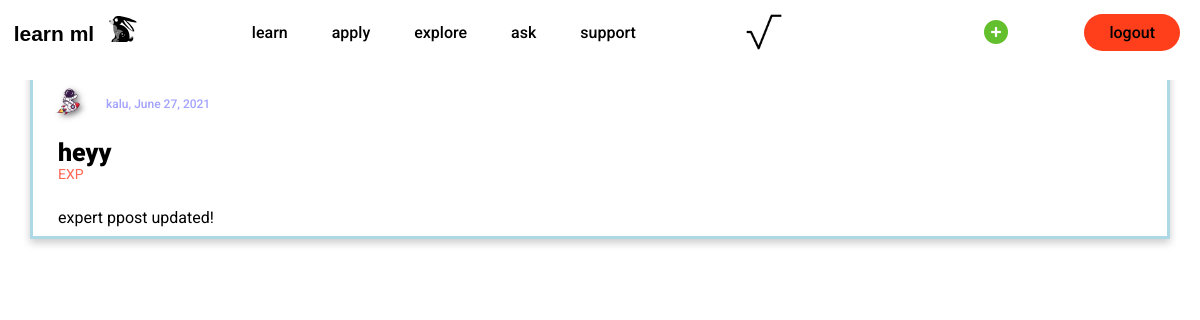
The page /explore/post/19/heyy/ (signed in) on the database its author committed.
### users/models.py (models this page shows, shortened)
class Profile(models.Model):
	user = models.OneToOneField(User, on_delete=models.CASCADE)
	image = models.ImageField(default='default.jpg', upload_to='profile_pics')

### explore/models.py (models this page shows, shortened)
class Post(models.Model):
	title = models.CharField(max_length=100)
	content = HTMLField()
	date_posted = models.DateTimeField(default=timezone.now)
	author = models.ForeignKey(User, on_delete=models.CASCADE)
	POST_AUDIENCE = [
        ('BEG', 'Beginner'),
        ('INT', 'Intermediate'),
        ('EXP', 'Expert'),
    ]
	audience = models.CharField(max_length=3, choices=POST_AUDIENCE, default='BEG',)
	likes = models.ManyToManyField(User, default=None, blank=True, related_name='likes')

### explore/views.py (the view)
# urls.py: path('post/<int:pk>/<title>/', PostDetailView.as_view(), name='post-detail'),
class PostDetailView(DetailView):
	model = Post

### explore/templates/explore/post_detail.html (shortened to what this page needs)
{% extends "explore/base.html" %}
{% block section %}
<section class="posts-section-d">
	<div class='scroll-div'>
		<input id='scroll_height' value="" disabled></input>
	</div>
	<div class="posts-content-d">
		<div class="post-card-detail-d">
			<div class="post-card-container-d", id="post-card-container-d">
				<div class="pic-name-date">
					<img class="small-prof-pic" src="{{ object.author.profile.image.url }}">
					<p class="post-author-and-date"><a class="post-author-and-date" href="{% url 'user-posts' post.author.username %}">{{ object.author }}, {{ object.date_posted|date:"N d, Y" }}</a></p>
				</div>
				<h2 class="post-title-link">{{ object.title }}</h2>
				<p class="post-audience">{{ object.audience }}</p>
				<div class=post-content-container>
					<p class="post-content">{{ object.content|safe }}</p>
				</div>
			</div>
		</div>
</section>
{% endblock section %}

### explore/templates/explore/base.html (shortened to what this page needs)
{% load static %}
<!DOCTYPE html>
	<head>
		<link rel="stylesheet" type="text/css" href="{% static 'css/explore_home.css' %}">
	</head>
	<body>
		<section>
			<header>
				<a href="/">
					<img class="logo" src="{% static 'images/logo.svg' %}" alt="logo">
				</a>
				<nav class="navbar">
					<ul class="nav_links">
						<li>
							<a href="/#down">learn</a>
						</li>
						<li>
							<a href="#">apply</a>
						</li>
						<li>
							<a href="/explore">explore</a>
						</li>
						<li>
							<a href="#">ask</a>
						</li>
						<li>
							<a href="#">support</a>
						</li>
					</ul>
				</nav>
				{% if user.is_authenticated %}
				<a class="cta" href="{% url 'profile' %}">
					<img class="round-account-img-p" src="{{ user.profile.image.url }}" alt="{{ user|make_list|first }}">
				</a>
				<a class="cta" href="{% url 'post-create' %}">
					<i id="post-create-link" class="fas fa-plus-circle"></i>
				</a>
				<a class="cta" href="{% url 'logout' %}">
					<button class="logoutButton">logout</button>
				</a>
				{% else %}
				<a class="cta" href="{% url 'login' %}">
					<button class="loginButton">login</button>
				</a>
				{% endif %}
			</header>
		</section>
		{% block section %} {% endblock %}
	</body>

### explore/static/css/explore_home.css (style rules this page uses)
* { box-sizing: : border-box; margin: 0; padding: 0; background-color: #fff; }
li, a, button { font-family: "Roboto", sans-serif; font-weight: 500; font-size: 16px; color: #000; text-decoration: none; }
header { display: flex; align-items: center; justify-content: space-between; position: fixed; top: 0; left: 0; z-index: 2; width: 100%; }
.logo { cursor: pointer; }
.nav_links { list-style: none; }
.nav_links li { display: inline-block; padding: 0px 20px; }
.nav_links li a { transition: all 0.4s ease 0s; border-bottom: 3px solid transparent; }
.logoutButton { padding: 9px 25px; margin-right: 20px; background-color: rgb(255, 62, 28); border: none; border-radius: 50px; cursor: pointer; transition: all 0.4s ease 0s; }
.post-content-container { display: block; padding: 9px 25px; }
.posts-content-d { display: block; width: 95%; font-family: "Roboto", sans-serif; justify-content: center; align-items: center; margin-left: 2.5%; margin-right: 2.5%; margin-top: 70px; margin-bottom: 10px; box-shadow: 0 4px 8px 0 rgba(0,0,0,0.2);; }
.pic-name-date { display: flex; padding: 9px 13px; }
.small-prof-pic { display: inline-flex; align-items: center; width: 50px; height: 50px; border-radius: 100%; }
.post-author-and-date { display: inline-flex; padding-left: 5px; align-items: center; opacity: 0.6; font-size: 12px; color: blue; width: 100%; }
.post-title-link { display: inline-flex; padding: 0px 25px; font-size: 25px; font-weight: 900; overflow: hidden; text-overflow: ellipsis; }
.post-audience, .post-content { padding: 9px 25px; margin-top: -10px; }
.post-audience { color: #ff6652; font-size: 14px; }
.round-account-img-p { display: block; border-radius: 100%; width: 32%; height: 32%; transition: all 0.3s ease 0s; }
.fas { background-color: #2f3640; }
#scroll_height { position: relative; display: inline-flex; font-family: 'Roboto', sans-serif; border: none; font-weight: bold; width: 100%; justify-content: center; align-items: center; text-align: center; color: #3eb9c7; }
.scroll-div { position: fixed; top: 60px; left: 0; z-index: 2; width: 100%; height: 20px; display: flex; }
.post-card-detail-d { border-right: 3px solid lightblue; border-left: 3px solid lightblue; border-bottom: 3px solid lightblue; }
#post-create-link { background: white; transform: scale(1.5); transition: all 0.4s ease 0s; color: #63bf2e; border-radius: 50%; }

### rows shown on the page
Post: author.profile.image (placeholder picture), author "kalu", date_posted "June 27, 2021", title "heyy", audience "EXP", content "expert ppost updated!"
